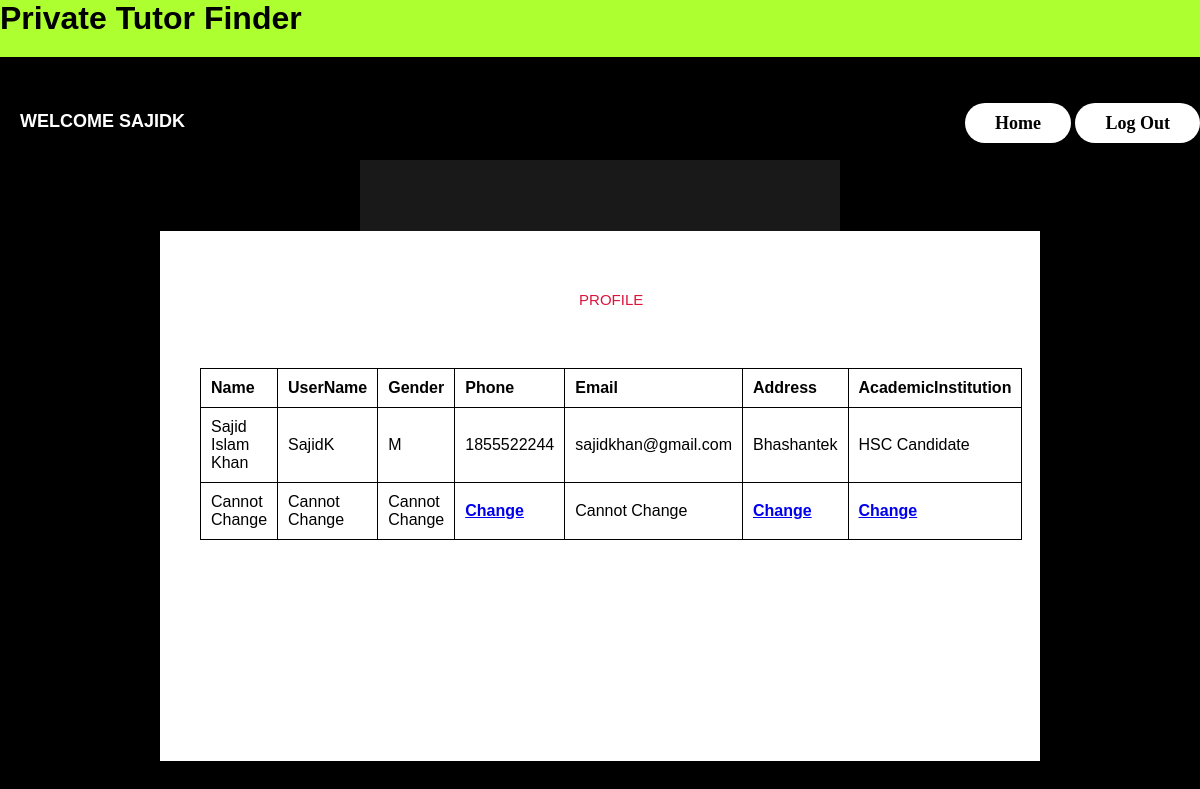
Screenshot of /t_editacc.php (signed in) with the database file from the repository.
### tables this page shows
CREATE TABLE `tutors` (
  `id` int(11) NOT NULL,
  `Name` varchar(35) NOT NULL,
  `UserName` varchar(20) NOT NULL,
  `UserType` varchar(50) NOT NULL,
  `Password` varchar(30) NOT NULL,
  `Gender` char(1) NOT NULL,
  `Phone` int(11) NOT NULL,
  `Email` varchar(20) NOT NULL,
  `Address` varchar(50) NOT NULL,
  `AcademicInstitution` varchar(30) NOT NULL
);

### TutorsControllers.php (called while the page is built, shortened)
<?php
	require_once '../models/database.php';
	function getTutors()
	{
		$tuname=$_SESSION['UserName'];
		$query="SELECT * FROM tutors WHERE UserName='$tuname'";
		$tutors=get($query);
		return $tutors;
	}
?>

### database.php (called while the page is built, shortened)
<?php
	 $serverName="localhost";
	 $userName="root";
	 $password="";
	 $dbName="ptfswebtecproject";
	function get($query)
	{
        $data=array();
		global $serverName,$userName,$password,$dbName;
		$conn = mysqli_connect( $serverName, $userName, $password, $dbName);
        $result=mysqli_query($conn,$query);
        if(mysqli_num_rows($result) > 0)
        {
            while($row = mysqli_fetch_assoc($result))
            {
                $entity=array();
                foreach($row as $k=>$v)
                {
                    $entity[$k] = $row[$k];
                }
                $data[] = $entity;
            }
        }
		return $data;
	}
?>

### t_editacc.php (the view, shortened to what this page needs)
<?php
	require_once '../controllers/TutorsControllers.php';
	$tutors = getTutors();
?>
<html>
	<head>
		<h1 class="head_txt"><b>Private Tutor Finder</b></h1>
		<link rel="stylesheet" type="text/css" href="p_homepagestyle.css">
	</head>
	<body>
		<div class="t_homepage">
			<form action="../controllers/TutorsControllers.php" method="post">
			<h3>Welcome <?php echo $_SESSION['UserName']; ?></h3>
				<ul class="nav-area">
					<li><a href="t_homepage.php"><b>Home</b></a></li>
					<li><a href="logout.php"><b>Log Out</b></a></li>
				</ul>
				<div class="cen-area">
				<div class="tlist">
				<table>
					<caption>PROFILE</caption>
					<thead>
						<th>Name</th>
						<th>UserName</th>
						<th>Gender</th>
						<th>Phone</th>
						<th>Email</th>
						<th>Address</th>
						<th>AcademicInstitution</th>
					</thead>
					<tbody>
						<?php
							foreach($tutors as $tutor)
							{
								echo "<tr>";
									echo "<td>".$tutor["Name"]."</td>";
									echo "<td>".$tutor["UserName"]."</td>";
									echo "<td>".$tutor["Gender"]."</td>";
									echo "<td>".$tutor["Phone"]."</td>";
									echo "<td>".$tutor["Email"]."</td>";
									echo "<td>".$tutor["Address"]."</td>";
									echo "<td>".$tutor["AcademicInstitution"]."</td>";
								echo "</tr>";
								echo "<tr>";
									echo '<td>Cannot Change</td>';
									echo '<td>Cannot Change</td>';
									echo '<td>Cannot Change</td>';
									echo '<td><a href="t_up_tnum.php"><b>Change</b></td>';
									echo '<td>Cannot Change</td>';
									echo '<td><a href="t_up_tadd.php"><b>Change</b></td>';
									echo '<td><a href="t_up_tai.php"><b>Change</b></td>';
								echo "</tr>";
							}
						?>
					</tbody>
				</table>
			</div>
			</div>
			</form>
		</div>
	</body>
</html>

### p_homepagestyle.css (style rules this page uses)
body { margin: 0; padding: 0; font-family: sans-serif; background-color: #000000; background-position: center; }
.head_txt { margin: 0; padding: 0 0 20px; background: #ADFF2F; position: auto; }
h3 { float: left; font-size: 18px; color: white; text-transform: uppercase; margin-bottom: 40px; padding: 20px; }
.nav-area { float: right; list-style: none; margin-top: 40px; }
.nav-area li { display: inline-block; }
.nav-area li a { color: black; background-color: white; text-decoration: none; padding: 10px 30px; font-family: poppins; font-size: 18px; border-radius: 20px; }
.cen-area { width: 400px; height: 400px; position: absolute; top: 50%; left: 50%; transform: translate(-50%,-50%); color: white; padding: 40px; background-color: #191919; }
.tlist { width: 800px; height: 450px; position: absolute; top: 70%; left: 50%; transform: translate(-50%,-50%); color: white; padding: 40px; background-color: white; }
.tlist table { width: 400px; }
.tlist th { text-align: left; }
.tlist table, th, td { border: 1px solid #000; border-collapse: collapse; }
.tlist th, td { padding: 10px; }
.tlist caption { font-size: 15px; color: crimson; text-transform: uppercase; margin-bottom: 40px; padding: 20px; }

### rows the page displays
tutors: Name "Sajid Islam Khan", UserName "SajidK", Gender "M", Phone "1855522244", Email "sajidkhan@gmail.com", Address "Bhashantek", AcademicInstitution "HSC Candidate"

### other values shown
$_SESSION['UserName'] "SAJIDK"
